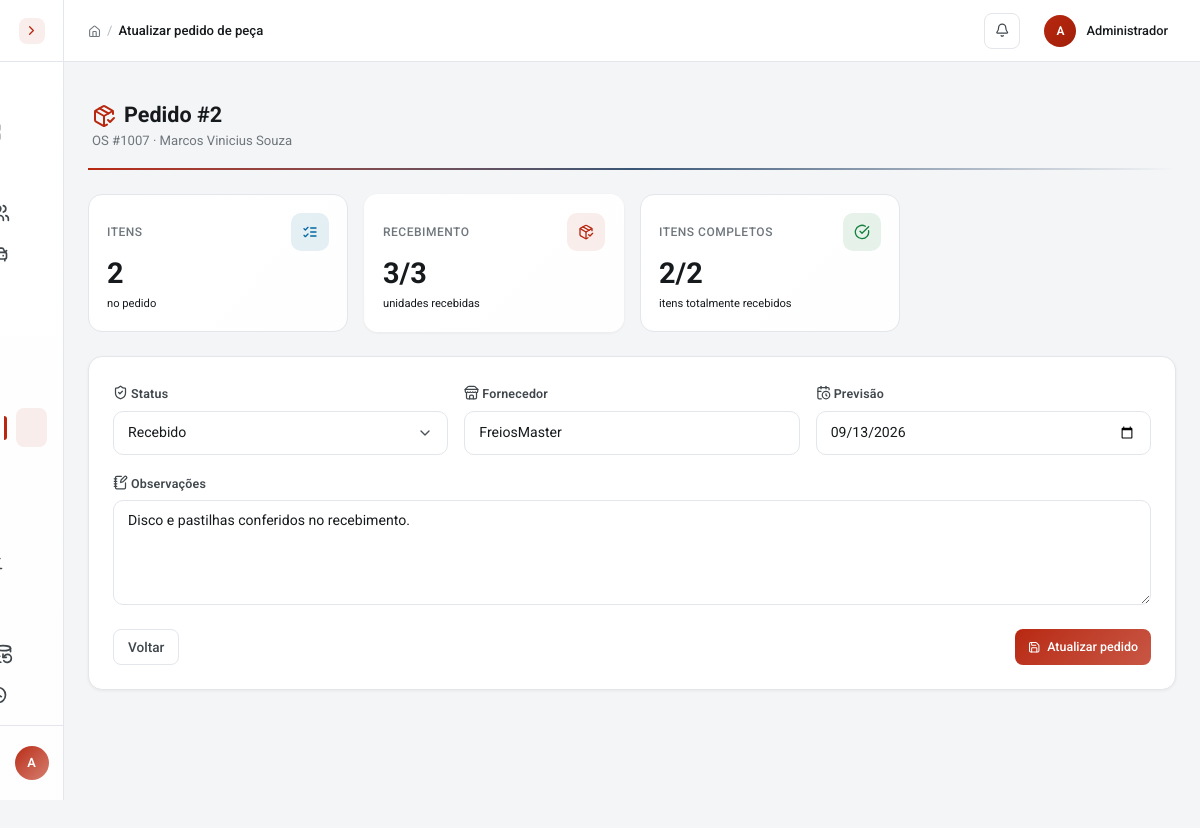
/pages/pedidos_pecas/editar.php?id=2 (signed in), run on the app's committed database.
### tables this page shows
CREATE TABLE pedidos_pecas (
  id INT AUTO_INCREMENT PRIMARY KEY,
  os_id INT NOT NULL,
  fornecedor VARCHAR(120),
  status ENUM('solicitado','validado','pedido','a_caminho','recebido','cancelado') DEFAULT 'solicitado',
  previsao_entrega DATE NULL,
  observacoes TEXT,
  criado_por INT NOT NULL,
  recebido_por INT NULL,
  criado_em TIMESTAMP DEFAULT CURRENT_TIMESTAMP,
  recebido_em DATETIME NULL,
  FOREIGN KEY (os_id) REFERENCES ordens_servico(id),
  FOREIGN KEY (criado_por) REFERENCES usuarios(id),
  FOREIGN KEY (recebido_por) REFERENCES usuarios(id) ON DELETE SET NULL
);

CREATE TABLE ordens_servico (
  id INT AUTO_INCREMENT PRIMARY KEY,
  numero INT NOT NULL UNIQUE,
  cliente_id INT NOT NULL,
  veiculo_id INT NULL,
  status ENUM('recebida','triagem','aguardando_diagnostico','aguardando_orcamento','aguardando_aprovacao','aguardando_peca','pronta_para_execucao','em_execucao','aguardando_retorno','pronta_para_entrega','entregue','cancelada') NOT NULL DEFAULT 'recebida',
  prioridade ENUM('baixa','normal','alta','urgente') NOT NULL DEFAULT 'normal',
  queixa_inicial TEXT NOT NULL,
  diagnostico TEXT,
  observacoes_internas TEXT,
  responsavel_chefe_id INT NULL,
  criado_por INT NOT NULL,
  data_entrada DATETIME NOT NULL DEFAULT CURRENT_TIMESTAMP,
  data_conclusao DATETIME NULL,
  data_atualizacao TIMESTAMP NOT NULL DEFAULT CURRENT_TIMESTAMP ON UPDATE CURRENT_TIMESTAMP,
  FOREIGN KEY (cliente_id) REFERENCES clientes(id),
  FOREIGN KEY (veiculo_id) REFERENCES veiculos(id) ON DELETE SET NULL,
  FOREIGN KEY (responsavel_chefe_id) REFERENCES usuarios(id) ON DELETE SET NULL,
  FOREIGN KEY (criado_por) REFERENCES usuarios(id)
);

CREATE TABLE clientes (
  id INT AUTO_INCREMENT PRIMARY KEY,
  nome VARCHAR(120) NOT NULL,
  cpf VARCHAR(14) UNIQUE,
  telefone VARCHAR(20),
  email VARCHAR(120),
  endereco VARCHAR(255),
  cidade VARCHAR(80),
  observacoes TEXT,
  data_cadastro TIMESTAMP DEFAULT CURRENT_TIMESTAMP,
  data_atualizacao TIMESTAMP DEFAULT CURRENT_TIMESTAMP ON UPDATE CURRENT_TIMESTAMP
);

### config/conexao.php (called while the page is built, shortened)
<?php
function esc($dado) {
    return htmlspecialchars((string) $dado, ENT_QUOTES, 'UTF-8');
}
?>

### pages/pedidos_pecas/editar.php (the view, shortened to what this page needs)
<?php
require_once __DIR__ . '/../../config/conexao.php';
$id = (int) ($_GET['id'] ?? 0);
$stmt = $conn->prepare("SELECT p.*, os.numero, c.nome AS cliente FROM pedidos_pecas p JOIN ordens_servico os ON os.id = p.os_id JOIN clientes c ON c.id = os.cliente_id WHERE p.id = :id");
$stmt->execute([':id' => $id]);
$pedido = $stmt->fetch();
$stmt = $conn->prepare('SELECT id, descricao, quantidade, recebido FROM pedido_pecas_itens WHERE pedido_id = :id ORDER BY id');
$stmt->execute([':id' => $id]);
$itens = $stmt->fetchAll();
$quantidades_total = 0;
$quantidades_recebidas = 0;
$itens_recebidos = 0;
foreach ($itens as $item) {
    $quantidades_total += (int) $item['quantidade'];
    $quantidades_recebidas += (int) $item['recebido'];
    if ((int) $item['recebido'] >= (int) $item['quantidade']) $itens_recebidos++;
}
require_once __DIR__ . '/../../includes/header.php';
?>
<div class="page-header"><div><h1><i data-lucide="package-check" class="text-primary me-2"></i>Pedido #<?php echo $id; ?></h1><span class="page-subtitle">OS #<?php echo str_pad((int) $pedido['numero'], 4, '0', STR_PAD_LEFT); ?> · <?php echo esc($pedido['cliente']); ?></span></div></div>
<div class="row g-3 mb-4"><div class="col-6 col-xl-3"><div class="stat-card border-blue"><div class="stat-header"><span class="stat-label">Itens</span><span class="stat-icon blue"><i data-lucide="list-checks"></i></span></div><div class="stat-value"><?php echo count($itens); ?></div><div class="stat-delta">no pedido</div></div></div><div class="col-6 col-xl-3"><div class="stat-card border-accent"><div class="stat-header"><span class="stat-label">Recebimento</span><span class="stat-icon"><i data-lucide="package-check"></i></span></div><div class="stat-value"><?php echo $quantidades_recebidas . '/' . $quantidades_total; ?></div><div class="stat-delta">unidades recebidas</div></div></div><div class="col-6 col-xl-3"><div class="stat-card border-green"><div class="stat-header"><span class="stat-label">Itens completos</span><span class="stat-icon green"><i data-lucide="check-circle"></i></span></div><div class="stat-value"><?php echo $itens_recebidos . '/' . count($itens); ?></div><div class="stat-delta">itens totalmente recebidos</div></div></div></div>
<div class="card"><div class="card-body p-4"><form method="POST" action="processar.php?acao=atualizar"><input type="hidden" name="csrf_token" value="<?php echo esc(csrf_token()); ?>"><input type="hidden" name="id" value="<?php echo $id; ?>"><div class="row g-3"><div class="col-md-4"><label class="form-label"><i data-lucide="shield-check" class="form-label-icon"></i>Status</label><select class="form-select" name="status"><?php foreach (['solicitado' => 'Aguardando validação', 'validado' => 'Validado', 'pedido' => 'Pedido realizado', 'a_caminho' => 'A caminho', 'recebido' => 'Recebido', 'cancelado' => 'Cancelado'] as $status => $nome): ?><option value="<?php echo $status; ?>" <?php echo $pedido['status'] === $status ? 'selected' : ''; ?>><?php echo $nome; ?></option><?php endforeach; ?></select></div><div class="col-md-4"><label class="form-label"><i data-lucide="store" class="form-label-icon"></i>Fornecedor</label><input class="form-control" name="fornecedor" maxlength="120" value="<?php echo esc($pedido['fornecedor']); ?>"></div><div class="col-md-4"><label class="form-label"><i data-lucide="calendar-clock" class="form-label-icon"></i>Previsão</label><input class="form-control" type="date" name="previsao_entrega" value="<?php echo esc($pedido['previsao_entrega']); ?>"></div><div class="col-12"><label class="form-label"><i data-lucide="notebook-pen" class="form-label-icon"></i>Observações</label><textarea class="form-control" name="observacoes" rows="4"><?php echo esc($pedido['observacoes']); ?></textarea></div></div><div class="d-flex justify-content-between mt-4"><a href="listar.php" class="btn btn-outline-secondary">Voltar</a><button class="btn btn-primary btn-icon action-button" type="submit"><i data-lucide="save"></i>Atualizar pedido</button></div></form></div></div>
<?php require_once __DIR__ . '/../../includes/footer.php'; ?>

### includes/header.php (style rules this page uses)
body { opacity:0;transition:opacity .25s ease }

### data on the page
pedidos_pecas: os.numero "1007", clientes.nome "Marcos Vinicius Souza", status "Recebido", fornecedor "FreiosMaster", previsao_entrega "09/13/2026", observacoes "Disco e pastilhas conferidos no recebimento."

### other printed values
substr($_SESSION['usuario_nome'] ?? 'U', 0, 1) "A"
$titulo_pagina "Atualizar pedido de peça"
$_SESSION['usuario_nome'] "Administrador"
$id "2"
count($itens) "2"
$quantidades_recebidas "3"
$quantidades_total "3"
$itens_recebidos "2"
